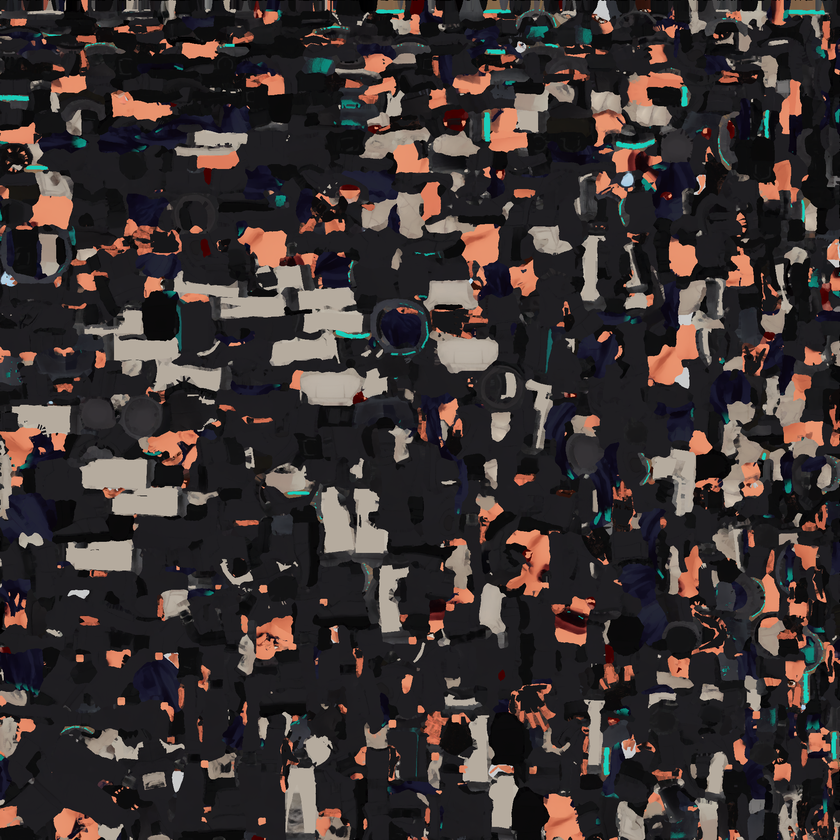
#> input picture assets/characters/kestrel/textures/KES_BaseColor.png, 840 x 840 px, shrunk from 2048 x 2048 before the run, given in place of fabric_ripstop.png, which was not available
$ python paint_materials.py
#> lines starting #> are read from the running program, lines starting #| are printed output that depends on the picture; pictures that were not available may be replaced by others from this repository, and a replacement may not be noted
"""Tint the existing shared Krea2 details into portable PBR albedo images."""
from pathlib import Path
import numpy as np
from PIL import Image
ROOT=Path(__file__).resolve().parents[3];OUT=Path(__file__).parent/'textures'
SPECS={
 'NavyCanvas':((.026,.064,.125),'fabric_ripstop'),
 'TealCanvas':((.009,.205,.185),'fabric_ripstop'),
 'GraphiteWebbing':((.022,.026,.034),'fabric_ripstop'),
 'BoneBinding':((.55,.52,.46),'fabric_soft'),
 'Hardware':((.105,.115,.120),'brushed_metal'),
}
def main():
 OUT.mkdir(exist_ok=True)
 for name,(palette,detail)in SPECS.items():
  a=np.asarray(Image.open(ROOT/'art/textures'/f'{detail}.png').convert('RGB'),dtype=np.float32)/255.
  lin=np.where(a<=.04045,a/12.92,((a+.055)/1.055)**2.4)
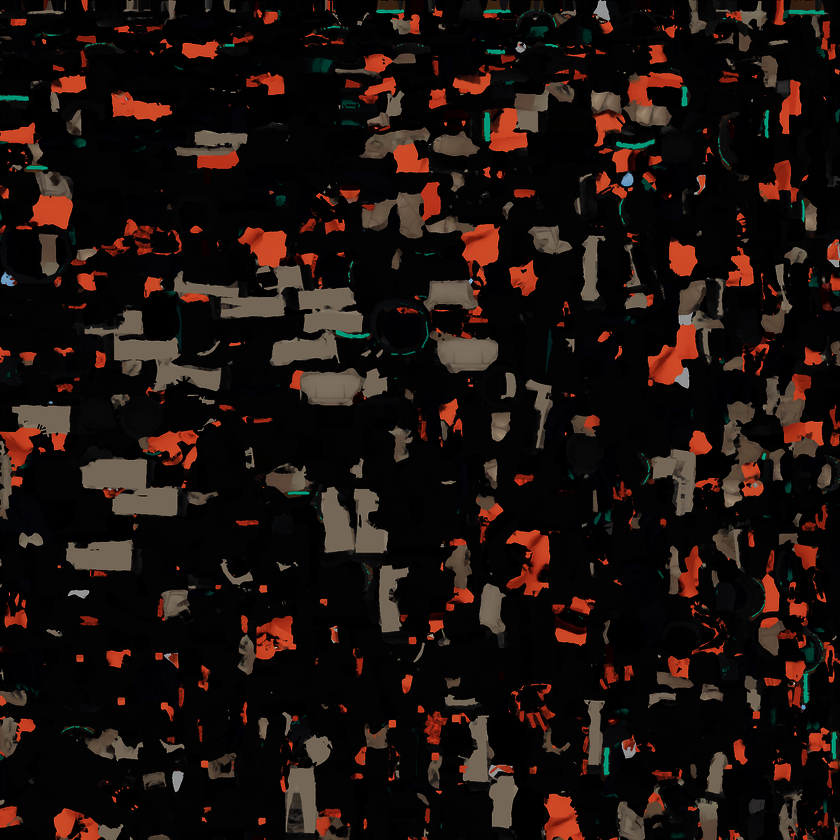
#> lin: shape (840, 840, 3) float32; mean R, G, B 0.112, 0.07, 0.057
  gray=lin.mean(2);variation=(1-.32)+.32*gray
#> after `gray = lin.mean(2)`:
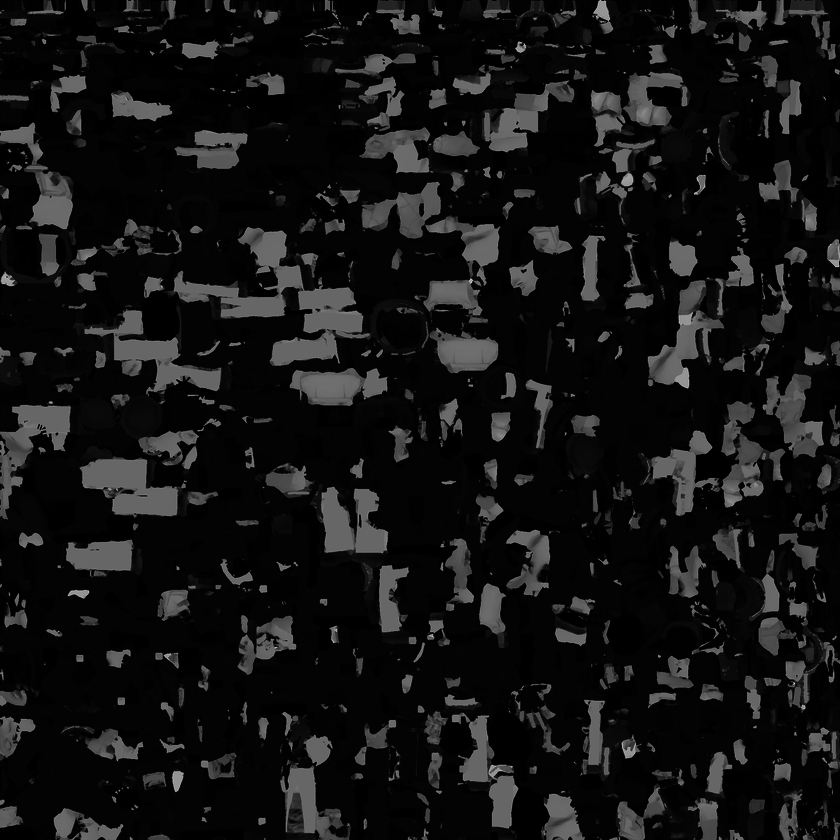
#> gray: shape (840, 840) float32; min 0, max 0.849, mean 0.0796
#> after `variation = 1 - 0.32 + 0.32 * gray`:
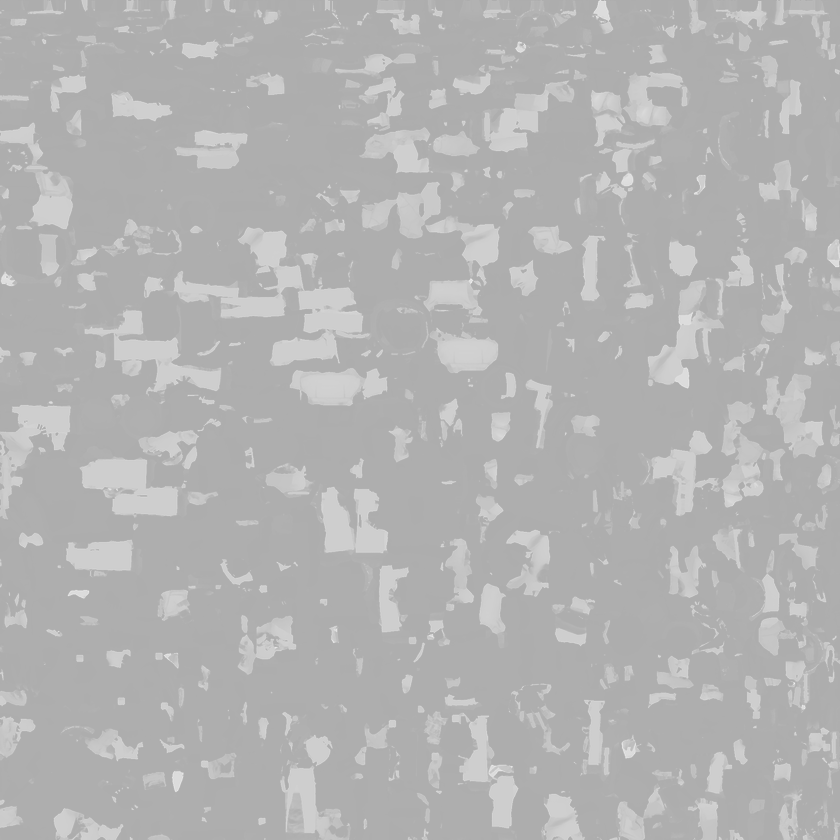
#> variation: shape (840, 840) float32; min 0.68, max 0.952, mean 0.705
  variation/=variation.mean()
  color=np.array(palette)[None,None,:]*variation[:,:,None]
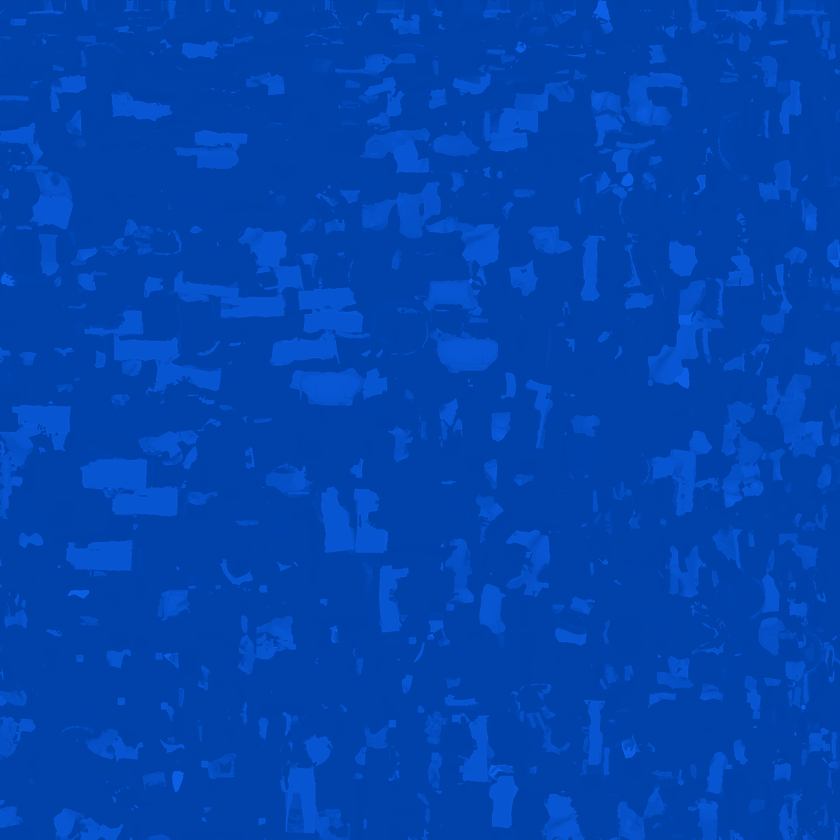
#> color: shape (840, 840, 3) float64; mean of channels 0, 1, 2 0.026, 0.064, 0.125; drawn with min black and max white
  s=np.where(color<=.0031308,color*12.92,1.055*np.maximum(color,0)**(1/2.4)-.055)
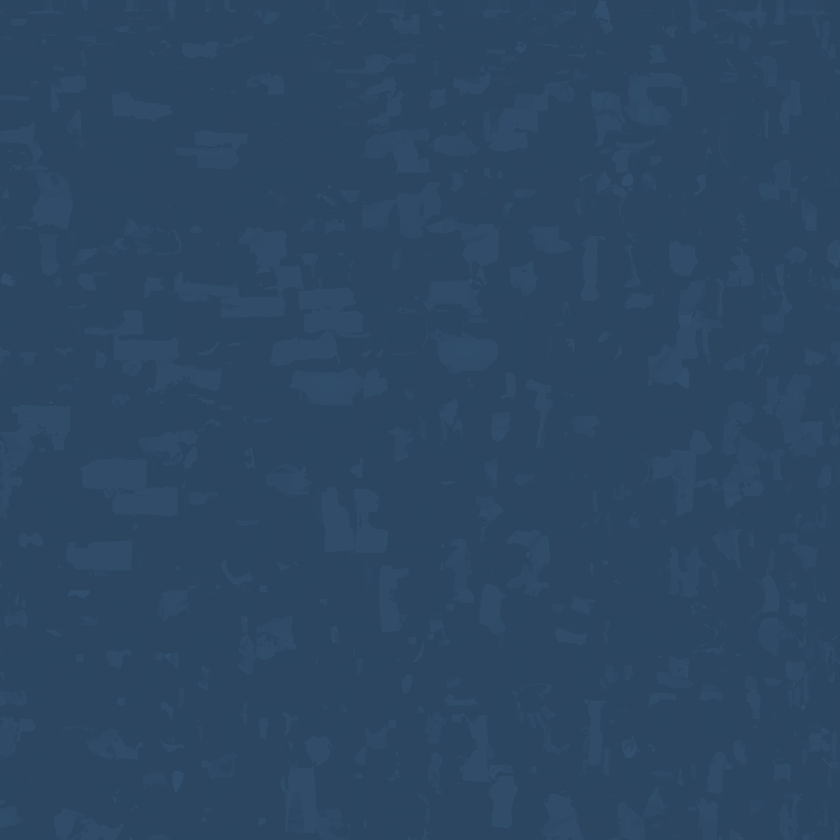
#> s: shape (840, 840, 3) float64; mean of channels 0, 1, 2 0.175, 0.28, 0.388; drawn as R, G, B
  Image.fromarray(np.uint8(np.clip(s,0,1)*255+.5)).save(OUT/f'duffel_{name}.png')
if __name__=='__main__':main()
